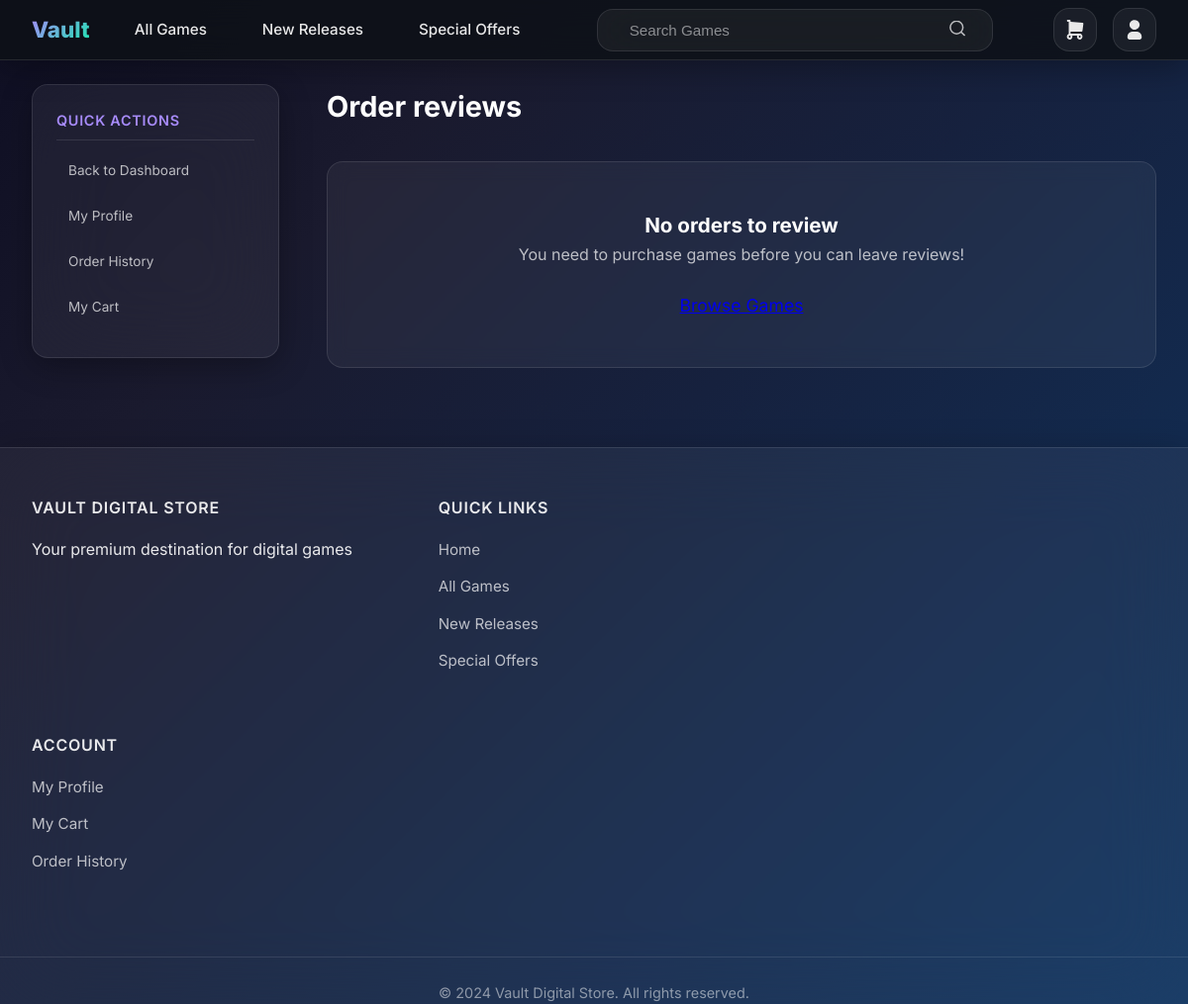
Page /reviewrate.php (signed in) on the earlier database version.
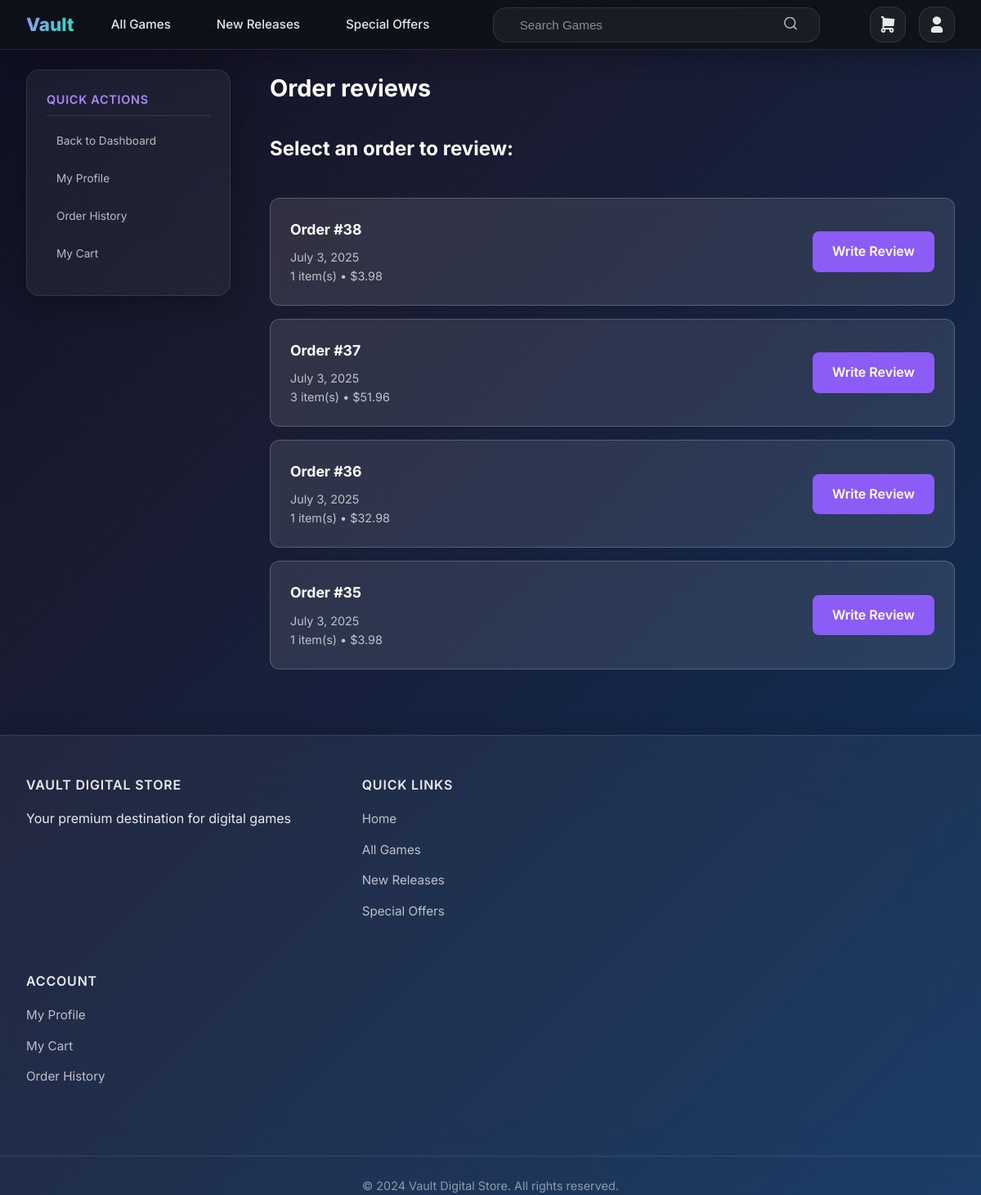
Same page on the later database version.
### tables this page shows
CREATE TABLE IF NOT EXISTS `orders` (
  `id` int NOT NULL AUTO_INCREMENT,
  `user_id` int NOT NULL,
  `total` decimal(10,2) NOT NULL,
  `created_at` timestamp NOT NULL DEFAULT CURRENT_TIMESTAMP,
  PRIMARY KEY (`id`),
  KEY `user_id` (`user_id`)
);

### reviewrate.php (the view, shortened to what the changed rows need)
<?php
require "koneksi.php";
$user_id = $_SESSION['user_id'];
$order_details = [];
if (empty($order_details)) {
    $query = "SELECT DISTINCT
                o.id AS order_id,
                o.created_at AS tanggal_pesanan,
                o.total AS total_harga,
                COUNT(oi.id) as item_count
              FROM orders o
              JOIN order_items oi ON o.id = oi.order_id
              WHERE o.user_id = '$user_id'
              GROUP BY o.id
              ORDER BY o.created_at DESC";
    $recent_orders = [];
    $result = mysqli_query($con, $query);
    if ($result && mysqli_num_rows($result) > 0) {
        while ($row = mysqli_fetch_assoc($result)) {
            $recent_orders[] = $row;
        }
    }
}
?>
<!DOCTYPE html>
<html lang="id">
<head>
    <link rel="stylesheet" href="search.css">
</head>
<body>
    <main class="main-content" id="main-content">
        <div class="content-layout">
            <div class="main-section">
                <div class="search-header">
                    <div class="search-title-row">
                        <h1 class="section-title">
                            Order reviews
                        </h1>
                    </div>
                </div>
                <section class="review-sections" aria-labelledby="review-title">
                    <?php if (!empty($order_details)): ?>
                        <form id="review-form" class="review-form">
                            <div class="order-info-header">
                                <h2>Order #<?php echo $order_details[0]['order_id']; ?></h2>
                                <p>Purchased on <?php echo date('F j, Y', strtotime($order_details[0]['tanggal_pesanan'])); ?></p>
                            </div>
                            <div class="review-container">
                                <?php foreach ($order_details as $index => $item): ?>
                                    <div class="review-item-card">
                                        <div class="game-info-section">
                                            <div class="game-image">
                                                <img src="<?php echo getImageSrc($item['gambar_produk']); ?>"
                                                     alt="<?php echo htmlspecialchars($item['nama_produk']); ?>"
                                                     loading="lazy">
                                            </div>
                                            <div class="game-details">
                                                <h3><?php echo htmlspecialchars($item['nama_produk']); ?></h3>
                                                <p class="developer"><?php echo htmlspecialchars($item['pengembang']); ?></p>
                                                <p class="price">$<?php echo number_format($item['harga_per_unit'], 2); ?></p>
                                            </div>
                                        </div>
                                        <?php if ($item['existing_review_id']): ?>
                                            <div class="already-reviewed-section">
                                                <div class="review-status">
                                                    <h4 class="status-title">✅ Already Reviewed</h4>
                                                    <p class="review-date">Reviewed on <?php echo date('F j, Y', strtotime($item['review_date'])); ?></p>
                                                </div>
                                                <div class="existing-review">
                                                    <div class="existing-rating">
                                                        <label class="rating-label">Your Rating:</label>
                                                        <div class="star-display">
                                                            <?php
                                                            $rating = (int)$item['existing_rating'];
                                                            for ($i = 1; $i <= 5; $i++) {
                                                                echo $i <= $rating ? '★' : '☆';
                                                            }
                                                            ?>
                                                            <span class="rating-value"><?php echo $item['existing_rating']; ?>/5</span>
                                                        </div>
                                                    </div>
                                                    <?php if (!empty($item['existing_comment'])): ?>
                                                        <div class="existing-comment">
                                                            <label class="comment-label">Your Review:</label>
                                                            <div class="comment-display">
                                                                <?php echo nl2br(htmlspecialchars($item['existing_comment'])); ?>
                                                            </div>
                                                        </div>
                                                    <?php endif; ?>
                                                </div>
                                            </div>
                                        <?php else: ?>
                                            <div class="rating-section">
                                                <label class="rating-label">Your Rating:</label>
                                                <div class="star-rating" data-index="<?php echo $index; ?>">
                                                    <span class="star" data-rating="1">☆</span>
                                                    <span class="star" data-rating="2">☆</span>
                                                    <span class="star" data-rating="3">☆</span>
                                                    <span class="star" data-rating="4">☆</span>
                                                    <span class="star" data-rating="5">☆</span>
                                                </div>
                                                <input type="hidden" name="rating[]" value="0" id="rating-<?php echo $index; ?>">
                                                <input type="hidden" name="produk_id[]" value="<?php echo $item['produk_id']; ?>">
                                            </div>
                                            <div class="comment-section">
                                                <label for="comment-<?php echo $index; ?>" class="comment-label">Your Review:</label>
                                                <textarea
                                                    name="comment[]"
                                                    id="comment-<?php echo $index; ?>"
                                                    class="comment-textarea"
                                                    placeholder="Share your thoughts about this game... (optional)"
                                                    rows="3"></textarea>
                                            </div>
                                        <?php endif; ?>
                                    </div>
                                <?php endforeach; ?>
                            </div>
                            <div class="form-actions">
                                <button type="button" class="btn-secondary" onclick="window.location.href='profile.php#orders'">Cancel</button>
                                <?php
                                $has_unreviewed = false;
                                foreach ($order_details as $item) {
                                    if (!$item['existing_review_id']) {
                                        $has_unreviewed = true;
                                        break;
                                    }
                                }
                                ?>
                                <?php if ($has_unreviewed): ?>
                                    <button type="submit" class="btn-primary">Submit Reviews</button>
                                <?php else: ?>
                                    <div class="all-reviewed-message">
                                        <span>✅ You've already reviewed this game</span>
                                    </div>
                                <?php endif; ?>
                            </div>
                        </form>
                    <?php else: ?>
                        <div class="order-selection">
                            <?php if (!empty($recent_orders)): ?>
                                <div class="orders-list">
                                    <h2>Select an order to review:</h2>
                                    <?php foreach ($recent_orders as $order): ?>
                                        <div class="order-option">
                                            <div class="order-details">
                                                <h3>Order #<?php echo $order['order_id']; ?></h3>
                                                <p><?php echo date('F j, Y', strtotime($order['tanggal_pesanan'])); ?></p>
                                                <p><?php echo $order['item_count']; ?> item(s) • $<?php echo number_format($order['total_harga'], 2); ?></p>
                                            </div>
                                            <a href="reviewrate.php?order_id=<?php echo $order['order_id']; ?>" class="review-order-btn">
                                                Write Review
                                            </a>
                                        </div>
                                    <?php endforeach; ?>
                                </div>
                            <?php else: ?>
                                <div class="empty-message">
                                    <div class="empty-content">
                                        <h3>No orders to review</h3>
                                        <p>You need to purchase games before you can leave reviews!</p>
                                        <a href="semua.php" class="empty-action-btn">Browse Games</a>
                                    </div>
                                </div>
                            <?php endif; ?>
                        </div>
                    <?php endif; ?>
                </section>
            </div>
        </div>
    </main>
</body>
</html>

Differences in the rows shown:
added orders: id "38", created_at "July 3, 2025", item_count "1", total "3.98"
added orders: id "37", created_at "July 3, 2025", item_count "3", total "51.96"
added orders: id "36", created_at "July 3, 2025", item_count "1", total "32.98"
added orders: id "35", created_at "July 3, 2025", item_count "1", total "3.98"
Other differences:
text no longer shown: "No orders to review You need to purchase games before you can leave reviews!"
text now shown: "Select an order to review:"
